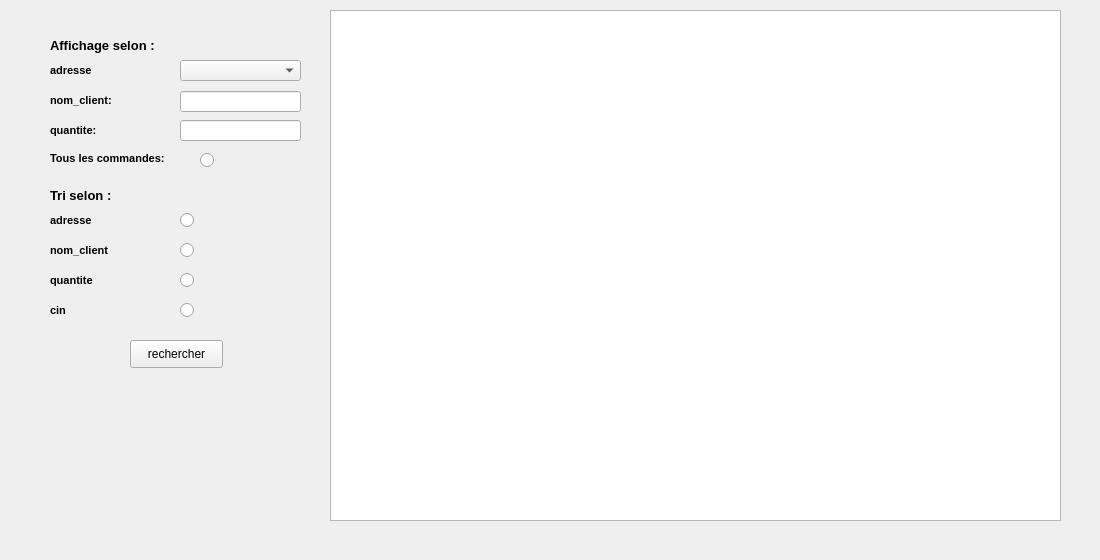
      <widget class="QWidget" name="tab_20">
       <attribute name="title">
        <string>Afficher les commandes</string>
       </attribute>
       <widget class="QLabel" name="background_8">
        <property name="geometry">
         <rect>
          <x>-30</x>
          <y>0</y>
          <width>1091</width>
          <height>551</height>
         </rect>
        </property>
        <property name="text">
         <string/>
        </property>
       </widget>
       <widget class="QTableView" name="tabproduit_4">
        <property name="geometry">
         <rect>
          <x>330</x>
          <y>10</y>
          <width>731</width>
          <height>511</height>
         </rect>
        </property>
       </widget>
       <widget class="QPushButton" name="pushButton_5">
        <property name="geometry">
         <rect>
          <x>130</x>
          <y>340</y>
          <width>93</width>
          <height>28</height>
         </rect>
        </property>
        <property name="text">
         <string>rechercher</string>
        </property>
       </widget>
       <widget class="QLabel" name="label_32">
        <property name="geometry">
         <rect>
          <x>50</x>
          <y>230</y>
          <width>101</width>
          <height>41</height>
         </rect>
        </property>
        <property name="font">
         <font>
          <pointsize>8</pointsize>
          <weight>75</weight>
          <bold>true</bold>
          <underline>false</underline>
         </font>
        </property>
        <property name="text">
         <string>nom_client</string>
        </property>
       </widget>
       <widget class="QLabel" name="label_33">
        <property name="geometry">
         <rect>
          <x>50</x>
          <y>80</y>
          <width>121</width>
          <height>41</height>
         </rect>
        </property>
        <property name="font">
         <font>
          <pointsize>8</pointsize>
          <weight>75</weight>
          <bold>true</bold>
          <underline>false</underline>
         </font>
        </property>
        <property name="text">
         <string>nom_client:</string>
        </property>
       </widget>
       <widget class="QLabel" name="label_34">
        <property name="geometry">
         <rect>
          <x>50</x>
          <y>110</y>
          <width>101</width>
          <height>41</height>
         </rect>
        </property>
        <property name="font">
         <font>
          <pointsize>8</pointsize>
          <weight>75</weight>
          <bold>true</bold>
          <underline>false</underline>
         </font>
        </property>
        <property name="text">
         <string>quantite:</string>
        </property>
       </widget>
       <widget class="QRadioButton" name="radioButton_14">
        <property name="geometry">
         <rect>
          <x>180</x>
          <y>270</y>
          <width>21</width>
          <height>20</height>
         </rect>
        </property>
        <property name="text">
         <string/>
        </property>
       </widget>
       <widget class="QRadioButton" name="radioButton_15">
        <property name="geometry">
         <rect>
          <x>180</x>
          <y>210</y>
          <width>21</width>
          <height>20</height>
         </rect>
        </property>
        <property name="text">
         <string/>
        </property>
       </widget>
       <widget class="QRadioButton" name="radioButton_16">
        <property name="geometry">
         <rect>
          <x>180</x>
          <y>300</y>
          <width>21</width>
          <height>20</height>
         </rect>
        </property>
        <property name="text">
         <string/>
        </property>
       </widget>
       <widget class="QLabel" name="label_35">
        <property name="geometry">
         <rect>
          <x>50</x>
          <y>30</y>
          <width>161</width>
          <height>31</height>
         </rect>
        </property>
        <property name="font">
         <font>
          <pointsize>10</pointsize>
          <weight>75</weight>
          <bold>true</bold>
          <underline>false</underline>
         </font>
        </property>
        <property name="text">
         <string>Affichage selon :</string>
        </property>
       </widget>
       <widget class="QLabel" name="label_36">
        <property name="geometry">
         <rect>
          <x>50</x>
          <y>50</y>
          <width>121</width>
          <height>41</height>
         </rect>
        </property>
        <property name="font">
         <font>
          <pointsize>8</pointsize>
          <weight>75</weight>
          <bold>true</bold>
          <underline>false</underline>
         </font>
        </property>
        <property name="text">
         <string>adresse</string>
        </property>
       </widget>
       <widget class="QLabel" name="label_37">
        <property name="geometry">
         <rect>
          <x>50</x>
          <y>150</y>
          <width>137</width>
          <height>16</height>
         </rect>
        </property>
        <property name="font">
         <font>
          <pointsize>8</pointsize>
          <weight>75</weight>
          <bold>true</bold>
          <underline>false</underline>
         </font>
        </property>
        <property name="text">
         <string>Tous les commandes:</string>
        </property>
       </widget>
       <widget class="QLineEdit" name="lineEdit_5">
        <property name="geometry">
         <rect>
          <x>180</x>
          <y>91</y>
          <width>121</width>
          <height>21</height>
         </rect>
        </property>
       </widget>
       <widget class="QLabel" name="label_38">
        <property name="geometry">
         <rect>
          <x>50</x>
          <y>200</y>
          <width>121</width>
          <height>41</height>
         </rect>
        </property>
        <property name="font">
         <font>
          <pointsize>8</pointsize>
          <weight>75</weight>
          <bold>true</bold>
          <underline>false</underline>
         </font>
        </property>
        <property name="text">
         <string>adresse</string>
        </property>
       </widget>
       <widget class="QLabel" name="label_39">
        <property name="geometry">
         <rect>
          <x>50</x>
          <y>180</y>
          <width>161</width>
          <height>31</height>
         </rect>
        </property>
        <property name="font">
         <font>
          <pointsize>10</pointsize>
          <weight>75</weight>
          <bold>true</bold>
          <underline>false</underline>
         </font>
        </property>
        <property name="text">
         <string>Tri selon :</string>
        </property>
       </widget>
       <widget class="QLineEdit" name="lineEdit_6">
        <property name="geometry">
         <rect>
          <x>180</x>
          <y>120</y>
          <width>121</width>
          <height>21</height>
         </rect>
        </property>
       </widget>
       <widget class="QLabel" name="label_40">
        <property name="geometry">
         <rect>
          <x>50</x>
          <y>290</y>
          <width>101</width>
          <height>41</height>
         </rect>
        </property>
        <property name="font">
         <font>
          <pointsize>8</pointsize>
          <weight>75</weight>
          <bold>true</bold>
          <underline>false</underline>
         </font>
        </property>
        <property name="text">
         <string>cin</string>
        </property>
       </widget>
       <widget class="QRadioButton" name="radioButton_17">
        <property name="geometry">
         <rect>
          <x>200</x>
          <y>150</y>
          <width>21</width>
          <height>20</height>
         </rect>
        </property>
        <property name="text">
         <string/>
        </property>
       </widget>
       <widget class="QRadioButton" name="radioButton_18">
        <property name="geometry">
         <rect>
          <x>180</x>
          <y>240</y>
          <width>21</width>
          <height>20</height>
         </rect>
        </property>
        <property name="text">
         <string/>
        </property>
       </widget>
       <widget class="QComboBox" name="comboBox_4">
        <property name="geometry">
         <rect>
          <x>180</x>
          <y>60</y>
          <width>121</width>
          <height>21</height>
         </rect>
        </property>
       </widget>
       <widget class="QLabel" name="label_41">
        <property name="geometry">
         <rect>
          <x>50</x>
          <y>260</y>
          <width>101</width>
          <height>41</height>
         </rect>
        </property>
        <property name="font">
         <font>
          <pointsize>8</pointsize>
          <weight>75</weight>
          <bold>true</bold>
          <underline>false</underline>
         </font>
        </property>
        <property name="text">
         <string>quantite</string>
        </property>
       </widget>
      </widget>
